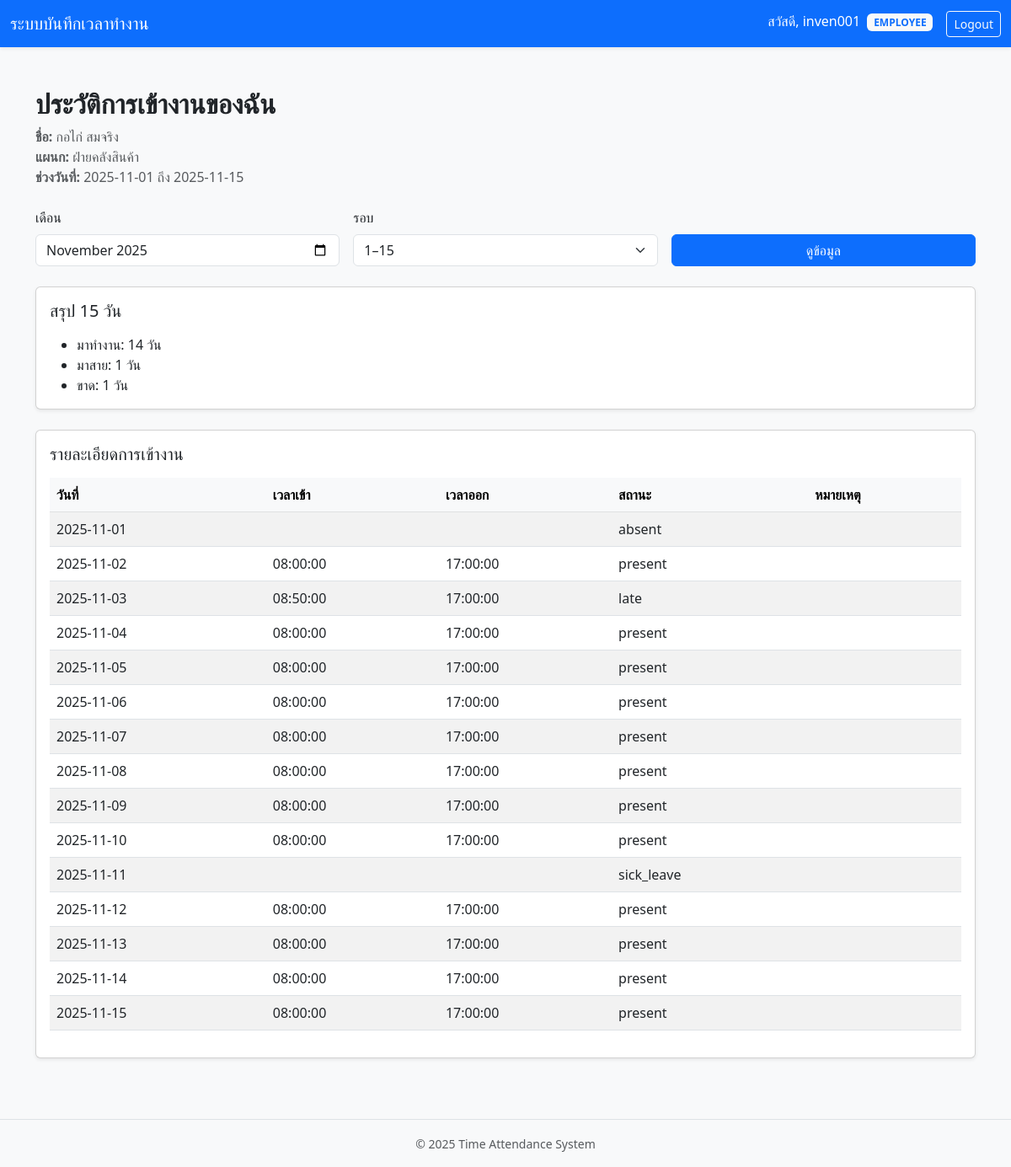
The app's page /employee/employee_dashboard.php (signed in) with its own data.
### tables this page shows
CREATE TABLE `employee` (
  `id_employee` int(11) NOT NULL,
  `firstname` varchar(100) NOT NULL,
  `lastname` varchar(100) NOT NULL,
  `department_id` int(11) NOT NULL,
  `position` varchar(100) DEFAULT NULL,
  `start_date` date DEFAULT NULL,
  `status` varchar(20) DEFAULT 'active',
  `gender` enum('male','female','other') DEFAULT NULL,
  `prefix` varchar(50) DEFAULT NULL
);

CREATE TABLE `department` (
  `id_department` int(11) NOT NULL,
  `name_department` varchar(100) NOT NULL,
  `description_department` text DEFAULT NULL
);

CREATE TABLE `time_record` (
  `id_time_record` int(11) NOT NULL,
  `employee_id` int(11) NOT NULL,
  `work_date` date NOT NULL,
  `status` varchar(20) DEFAULT NULL,
  `source` varchar(50) DEFAULT NULL,
  `created_by` int(11) DEFAULT NULL,
  `updated_by` int(11) DEFAULT NULL,
  `check_in_time` time DEFAULT NULL,
  `check_out_time` time DEFAULT NULL,
  `remark` text DEFAULT NULL
);

### employee/employee_dashboard.php (the view, shortened to what this page needs)
<?php
require_once '../config/auth.php';
require_once '../config/database.php';
$employeeId = $currentUser['id_employee'];
$month  = $_GET['month'] ?? date('Y-m');
$period = (int)($_GET['period'] ?? 1);
$year = substr($month, 0, 4);
$mon  = substr($month, 5, 2);
if ($period === 1) {
    $startDate = "$year-$mon-01";
    $endDate   = "$year-$mon-15";
} else {
    $startDate = "$year-$mon-16";
    $endDate   = date('Y-m-t', strtotime($startDate));
}
$stmtEmp = $pdo->prepare("SELECT e.*, d.name_department
                          FROM employee e
                          LEFT JOIN department d ON e.department_id = d.id_department
                          WHERE id_employee = :id");
$stmtEmp->execute(['id' => $employeeId]);
$employee = $stmtEmp->fetch(PDO::FETCH_ASSOC);
$stmtTR = $pdo->prepare("
    SELECT * FROM time_record
    WHERE employee_id = :emp AND work_date BETWEEN :s AND :e
    ORDER BY work_date
");
$stmtTR->execute([
    'emp' => $employeeId,
    's'   => $startDate,
    'e'   => $endDate,
]);
$records = $stmtTR->fetchAll(PDO::FETCH_ASSOC);
$stmtSum = $pdo->prepare("
    SELECT
        SUM(CASE WHEN status IN ('present','late','sick_leave','personal_leave') THEN 1 ELSE 0 END) AS work_days,
        SUM(CASE WHEN status = 'late' THEN 1 ELSE 0 END) AS late_days,
        SUM(CASE WHEN status = 'absent' THEN 1 ELSE 0 END) AS absent_days
    FROM time_record
    WHERE employee_id = :emp AND work_date BETWEEN :s AND :e
");
$stmtSum->execute([
    'emp' => $employeeId,
    's'   => $startDate,
    'e'   => $endDate,
]);
$summary = $stmtSum->fetch(PDO::FETCH_ASSOC);
include '../partials/header.php';
?>
<div class="container py-4">
    <div class="mb-4">
        <h2 class="fw-bold">ประวัติการเข้างานของฉัน</h2>
        <p class="text-muted mb-1">
            <strong>ชื่อ:</strong> <?= htmlspecialchars($employee['firstname'].' '.$employee['lastname']); ?><br>
            <strong>แผนก:</strong> <?= htmlspecialchars($employee['name_department'] ?? '-'); ?><br>
            <strong>ช่วงวันที่:</strong> <?= htmlspecialchars("$startDate ถึง $endDate"); ?>
        </p>
    </div>
    <form method="get" class="row g-3 mb-4">
        <div class="col-md-4">
            <label class="form-label">เดือน</label>
            <input type="month" name="month" class="form-control"
                   value="<?= htmlspecialchars($month); ?>">
        </div>
        <div class="col-md-4">
            <label class="form-label">รอบ</label>
            <select name="period" class="form-select">
                <option value="1" <?= $period==1 ? 'selected' : '' ?>>1–15</option>
            </select>
        </div>
        <div class="col-md-4 d-flex align-items-end">
            <button class="btn btn-primary w-100">ดูข้อมูล</button>
        </div>
    </form>
    <div class="card shadow-sm mb-4">
        <div class="card-body">
            <h5 class="mb-3">สรุป 15 วัน</h5>
            <ul class="mb-0">
                <li>มาทำงาน: <?= (int)$summary['work_days']; ?> วัน</li>
                <li>มาสาย: <?= (int)$summary['late_days']; ?> วัน</li>
                <li>ขาด: <?= (int)$summary['absent_days']; ?> วัน</li>
            </ul>
        </div>
    </div>
    <div class="card shadow-sm">
        <div class="card-body">
            <h5 class="mb-3">รายละเอียดการเข้างาน</h5>
            <div class="table-responsive">
                <table class="table table-striped align-middle">
                    <thead class="table-light">
                    <tr>
                        <th>วันที่</th>
                        <th>เวลาเข้า</th>
                        <th>เวลาออก</th>
                        <th>สถานะ</th>
                        <th>หมายเหตุ</th>
                    </tr>
                    </thead>
                    <tbody>
                    <?php foreach ($records as $r): ?>
                        <tr>
                            <td><?= htmlspecialchars($r['work_date']); ?></td>
                            <td><?= htmlspecialchars($r['check_in_time']); ?></td>
                            <td><?= htmlspecialchars($r['check_out_time']); ?></td>
                            <td><?= htmlspecialchars($r['status']); ?></td>
                            <td><?= htmlspecialchars($r['remark']); ?></td>
                        </tr>
                    <?php endforeach; ?>
                    </tbody>
                </table>
            </div>
        </div>
    </div>
</div>
<?php include '../partials/footer.php'; ?>

### partials/header.php (style rules this page uses)
body { background: #f5f7fa; }

### records on screen
employee: firstname+lastname "กอไก่ สมจริง", department.name_department "ฝ่ายคลังสินค้า"
time_record: work_date "2025-11-01", status "absent"
time_record: work_date "2025-11-02", check_in_time "08:00:00", check_out_time "17:00:00", status "present"
time_record: work_date "2025-11-03", check_in_time "08:50:00", check_out_time "17:00:00", status "late"
time_record: work_date "2025-11-04", check_in_time "08:00:00", check_out_time "17:00:00", status "present"
time_record: work_date "2025-11-05", check_in_time "08:00:00", check_out_time "17:00:00", status "present"
time_record: work_date "2025-11-06", check_in_time "08:00:00", check_out_time "17:00:00", status "present"
time_record: work_date "2025-11-07", check_in_time "08:00:00", check_out_time "17:00:00", status "present"
time_record: work_date "2025-11-08", check_in_time "08:00:00", check_out_time "17:00:00", status "present"
time_record: work_date "2025-11-09", check_in_time "08:00:00", check_out_time "17:00:00", status "present"
time_record: work_date "2025-11-10", check_in_time "08:00:00", check_out_time "17:00:00", status "present"
time_record: work_date "2025-11-11", status "sick_leave"
time_record: work_date "2025-11-12", check_in_time "08:00:00", check_out_time "17:00:00", status "present"
time_record: work_date "2025-11-13", check_in_time "08:00:00", check_out_time "17:00:00", status "present"
time_record: work_date "2025-11-14", check_in_time "08:00:00", check_out_time "17:00:00", status "present"
time_record: work_date "2025-11-15", check_in_time "08:00:00", check_out_time "17:00:00", status "present"

### other values on screen
$currentUser['username'] "inven001"
$currentUser['role'] "EMPLOYEE"
$summary['work_days'] "14"
$summary['late_days'] "1"
$summary['absent_days'] "1"
